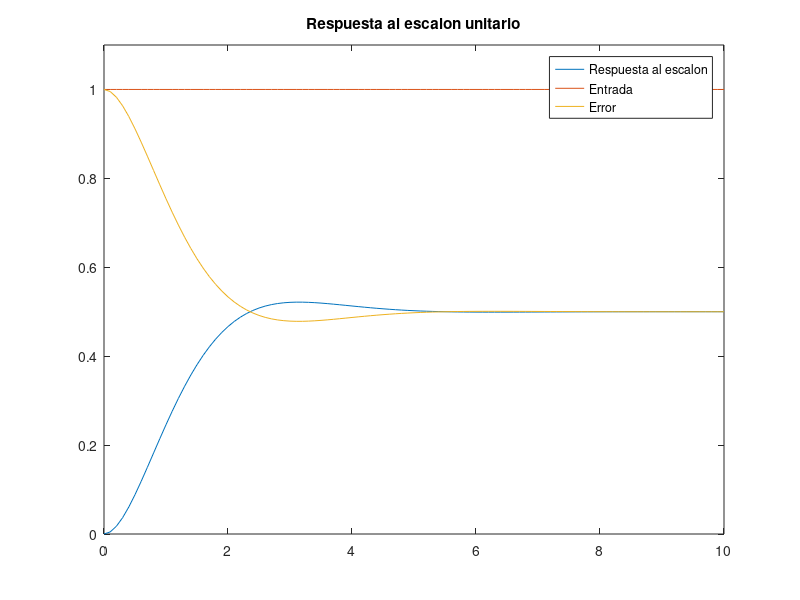
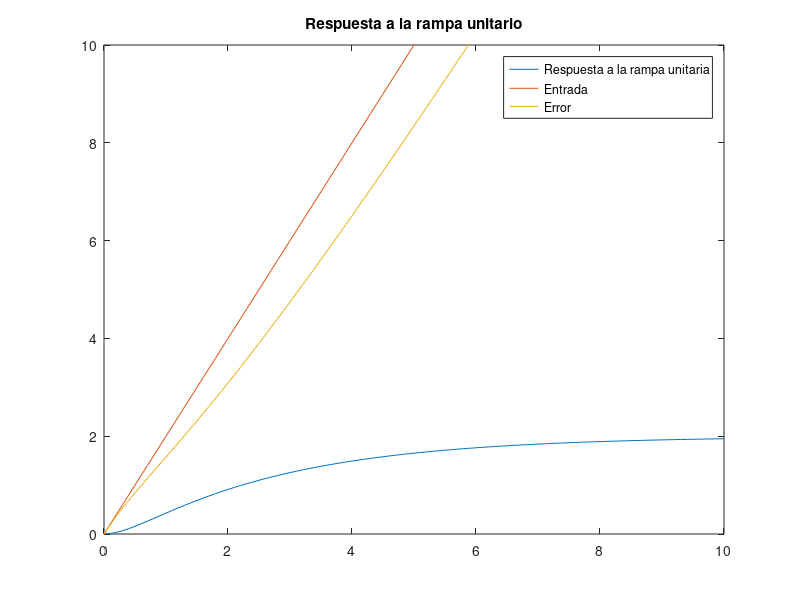
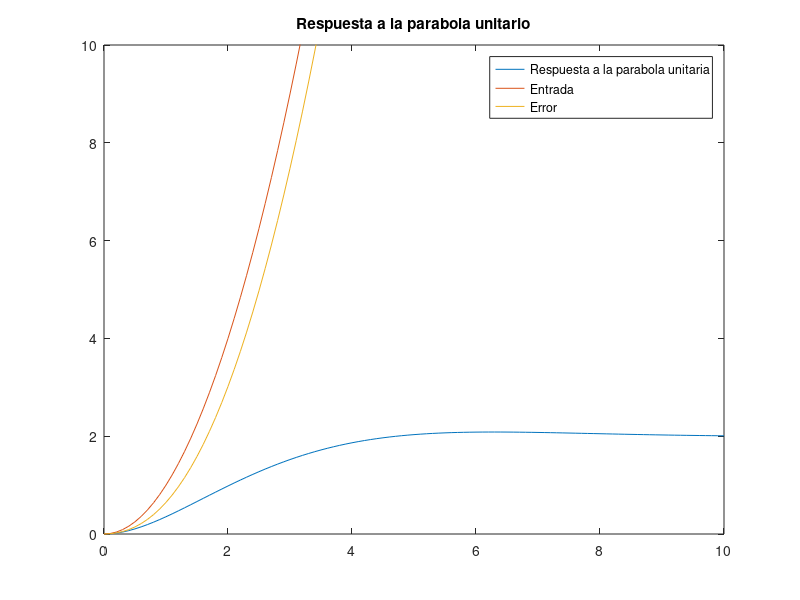
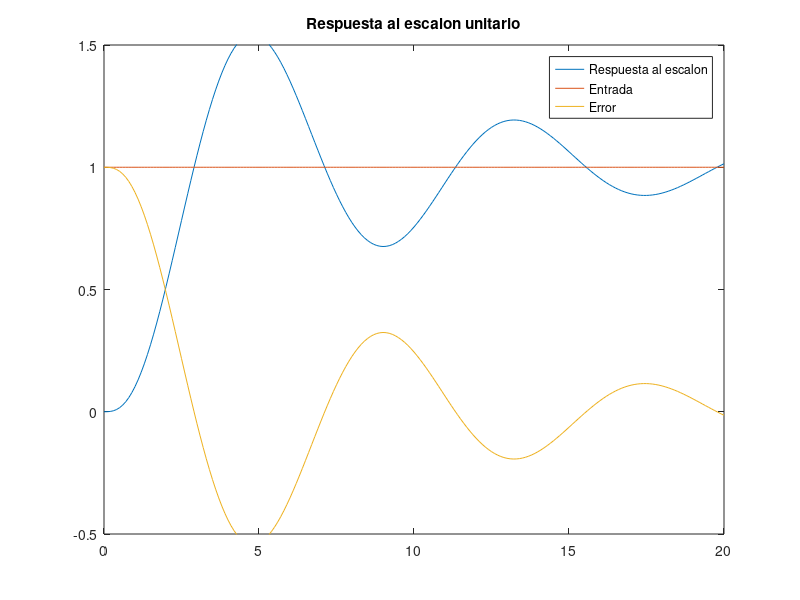

MATLAB code for these plots, in order:
%% Procedimiento A
clc, clear, close all
s = 0:0.1:40;             %Vector s
Gp = 1./((s+1).*(s+1));   %Funcion de transferencia
Kp = Gp(1);               %Aplicacion del teorema de valor final
essp = 1/(1+Kp);          %Error de posicion

Gv = s./((s+1).*(s+1));   %Funcion de transferencia
Kv = Gv(1);               %Aplicacion del teorema de valor final
essv = 1/(Kv);            %Error de velocidad

Ga = s.^2./((s+1).*(s+1));%Funcion de transferencia
Ka = Ga(1);               %Aplicacion del teorema de valor final
essa = 1/(Ka);            %Error de aceleracion

% Comportamiento del sistema en lazo cerrado para ESCALON UNITARIO
s = tf('s');                %Variable complejo
t=0:0.1:10;                 %Vector independiente
[~,tam] = size(t);          %Dimensionamiento
t1 = ones(1,tam);           %Funcion ESCALON UNITARIO
Gp = 1/((s+1)*(s+1));       %Sistema 
Gplc = feedback(Gp,1,-1);   %Sistema en lazo cerrado
[y,t]=lsim(Gplc,t1,t);      %Respuesta al ESCALON UNITARIO
e = t1'-y;                  %Vector de error
figure
plot(t,y)                   %Grfica RESPUESTA AL ESCALON UNITARIO (SALIDA)
hold on
plot(t,t1)                  %Grafica ESCALON UNITARIO (ENTRADA)
plot(t,e);                  %Grafica Error ESCALON UNITARIO (Error)
legend('Respuesta al escalon','Entrada','Error')
title('Respuesta al escalon unitario')
axis([0 10 0 1.1])

% Comportamiento del sistema en lazo cerrado para RAMPA
s = tf('s');                %Variable complejo
t=0:0.1:10;                 %Vector independiente
alpha=2;                    %Pendiente de la funcion RAMPA
ramp=alpha*t;               %Funcion RAMPA
Gv = s/((s+1)*(s+1));
Gvlc = feedback(Gv,1,-1);  %Sistema en lazo cerrado
[y,t]=lsim(Gvlc,ramp,t);      %Respuesta a la RAMPA UNITARIA
e = ramp'-y;                  %Vector de error
figure
plot(t,y)                   %Grfica RESPUESTA A LA RAMPA UNITARIA (SALIDA)
hold on
plot(t,ramp)                  %Grafica RAMPA UNITARIA (ENTRADA)
plot(t,e);                  %Grafica Error RAMPA UNITARIA (Error)
legend('Respuesta a la rampa unitaria','Entrada','Error')
title('Respuesta a la rampa unitario')
axis([0 10 0 10])

% Comportamiento del sistema en lazo cerrado para PARABOLA
s = tf('s');                %Variable complejo
t=0:0.1:10;                 %Vector independiente
parabola=t.^2;               %Funcion PARABOLA
Ga = s^2/((s+1)*(s+1));
Galc = feedback(Ga,1,-1);   %Sistema en lazo cerrado
[y,t]=lsim(Galc,parabola,t);%Respuesta a la PARABOLA UNITARIA
e = parabola'-y;            %Vector de error
figure
plot(t,y)                   %Grfica RESPUESTA AL PARABOLA UNITARIO (SALIDA)
hold on
plot(t,parabola)            %Grafica PARABOLA UNITARIO (ENTRADA)
plot(t,e);                  %Grafica Error PARABOLA UNITARIO (Error)
legend('Respuesta a la parabola unitaria','Entrada','Error')
title('Respuesta a la parabola unitario')
axis([0 10 0 10])


%% Procedimiento B
clc, clear, close all
s = 0:0.1:40;           %Vector s
Gp = 1./(s.*((s+1).*(s+1)));  %Funcion de transferencia
Kp = Gp(1);              %Aplicacion del teorema de valor final
essp = 1/(1+Kp);        %Error de posicion

Gv = 1./((s+1).*(s+1));  %Funcion de transferencia
Kv = Gv(1);              %Aplicacion del teorema de valor final
essv = 1/(Kv);           %Error de velocidad

Ga = s./(((s+1).*(s+1)));  %Funcion de transferencia
Ka = Ga(1);              %Aplicacion del teorema de valor final
essa = 1/(Ka);         %Error de aceleracion

% Comportamiento del sistema en lazo cerrado para ESCALON UNITARIO
s = tf('s');                %Variable complejo
t=0:0.1:20;                 %Vector independiente
[~,tam] = size(t);          %Dimensionamiento
t1 = ones(1,tam);           %Funcion ESCALON UNITARIO
Gp = 1/(s.*(s+1)*(s+1));       %Sistema 
Gplc = feedback(Gp,1,-1);   %Sistema en lazo cerrado
[y,t]=lsim(Gplc,t1,t);      %Respuesta al ESCALON UNITARIO
e = t1'-y;                  %Vector de error
figure
plot(t,y)                   %Grfica RESPUESTA AL ESCALON UNITARIO (SALIDA)
hold on
plot(t,t1)                  %Grafica ESCALON UNITARIO (ENTRADA)
plot(t,e);                  %Grafica Error ESCALON UNITARIO (Error)
legend('Respuesta al escalon','Entrada','Error')
title('Respuesta al escalon unitario')
axis([0 20 -0.5 1.5])

% Comportamiento del sistema en lazo cerrado para RAMPA
s = tf('s');                %Variable complejo
t=0:0.1:20;                 %Vector independiente
alpha=2;                    %Pendiente de la funcion RAMPA
ramp=alpha*t;               %Funcion RAMPA
Gv = 1/(((s+1)*(s+1)));
Gvlc = feedback(Gv,1,-1);  %Sistema en lazo cerrado
[y,t]=lsim(Gvlc,ramp,t);      %Respuesta a la RAMPA UNITARIA
e = ramp'-y;                  %Vector de error
figure
plot(t,y)                   %Grfica RESPUESTA A LA RAMPA UNITARIA (SALIDA)
hold on
plot(t,ramp)                  %Grafica RAMPA UNITARIA (ENTRADA)
plot(t,e);                  %Grafica Error RAMPA UNITARIA (Error)
legend('Respuesta a la rampa unitaria','Entrada','Error')
title('Respuesta a la rampa unitario')
axis([0 10 0 15])

% Comportamiento del sistema en lazo cerrado para PARABOLA
s = tf('s');                %Variable complejo
t=0:0.1:20;                 %Vector independiente
parabola=t.^2;               %Funcion PARABOLA
Ga = s/(((s+1)*(s+1)));
Galc = feedback(Ga,1,-1);   %Sistema en lazo cerrado
[y,t]=lsim(Galc,parabola,t);%Respuesta a la PARABOLA UNITARIA
e = parabola'-y;            %Vector de error
figure
plot(t,y)                   %Grfica RESPUESTA AL PARABOLA UNITARIO (SALIDA)
hold on
plot(t,parabola)            %Grafica PARABOLA UNITARIO (ENTRADA)
plot(t,e);                  %Grafica Error PARABOLA UNITARIO (Error)
legend('Respuesta a la parabola unitaria','Entrada','Error')
title('Respuesta a la parabola unitario')
axis([0 10 0 15])

%% Procedimiento C
clc, clear, close all
s = 0:0.1:40;           %Vector s
Gp = (30.*(s+3).*(s+4).*(s+8))./((s.^2).*((s+19).*(s+15)));  %Funcion de transferencia
Kp = Gp(1);              %Aplicacion del teorema de valor final
essp = 1/(1+Kp);        %Error de posicion

Gv = (30.*(s+3).*(s+4).*(s+8))./((s).*((s+19).*(s+15)));  %Funcion de transferencia
Kv = Gv(1);              %Aplicacion del teorema de valor final
essv = 1/(Kv);           %Error de velocidad

Ga = (30.*(s+3).*(s+4).*(s+8))./((1).*((s+19).*(s+15)));  %Funcion de transferencia
Ka = Ga(1);              %Aplicacion del teorema de valor final
essa = 1/(Ka);         %Error de aceleracion

% Comportamiento del sistema en lazo cerrado para ESCALON UNITARIO
s = tf('s');                %Variable complejo
t=0:0.1:20;                 %Vector independiente
[~,tam] = size(t);          %Dimensionamiento
t1 = ones(1,tam);           %Funcion ESCALON UNITARIO
Gp = (30*(s+3)*(s+4)*(s+8))/((s^2)*((s+19)*(s+15)));       %Sistema 
Gplc = feedback(Gp,1,-1);   %Sistema en lazo cerrado
[y,t]=lsim(Gplc,t1,t);      %Respuesta al ESCALON UNITARIO
e = t1'-y;                  %Vector de error
figure
plot(t,y)                   %Grfica RESPUESTA AL ESCALON UNITARIO (SALIDA)
hold on
plot(t,t1)                  %Grafica ESCALON UNITARIO (ENTRADA)
plot(t,e);                  %Grafica Error ESCALON UNITARIO (Error)
legend('Respuesta al escalon','Entrada','Error')
title('Respuesta al escalon unitario')
axis([0 20 -0.5 1.5])

% Comportamiento del sistema en lazo cerrado para RAMPA
s = tf('s');                %Variable complejo
t=0:0.1:20;                 %Vector independiente
alpha=2;                    %Pendiente de la funcion RAMPA
ramp=alpha*t;               %Funcion RAMPA
Gv = (30*(s+3)*(s+4)*(s+8))/((s)*((s+19)*(s+15))); 
Gvlc = feedback(Gv,1,-1);  %Sistema en lazo cerrado
[y,t]=lsim(Gvlc,ramp,t);      %Respuesta a la RAMPA UNITARIA
e = ramp'-y;                  %Vector de error
figure
plot(t,y)                   %Grfica RESPUESTA A LA RAMPA UNITARIA (SALIDA)
hold on
plot(t,ramp)                  %Grafica RAMPA UNITARIA (ENTRADA)
plot(t,e);                  %Grafica Error RAMPA UNITARIA (Error)
legend('Respuesta a la rampa unitaria','Entrada','Error')
title('Respuesta a la rampa unitario')
axis([0 10 0 15])

% Comportamiento del sistema en lazo cerrado para PARABOLA
s = tf('s');                %Variable complejo
t=0:0.1:20;                 %Vector independiente
parabola=t.^2;               %Funcion PARABOLA
Ga = (30*(s+3)*(s+4)*(s+8))/((1)*((s+19)*(s+15)));
Galc = feedback(Ga,1,-1);   %Sistema en lazo cerrado
[y,t]=lsim(Galc,parabola,t);%Respuesta a la PARABOLA UNITARIA
e = parabola'-y;            %Vector de error
figure
plot(t,y)                   %Grfica RESPUESTA AL PARABOLA UNITARIO (SALIDA)
hold on
plot(t,parabola)            %Grafica PARABOLA UNITARIO (ENTRADA)
plot(t,e);                  %Grafica Error PARABOLA UNITARIO (Error)
legend('Respuesta a la parabola unitaria','Entrada','Error')
title('Respuesta a la parabola unitario')
axis([0 10 0 15])

%% Procedimiento D
clc, clear, close all
s = 0:0.1:40;           %Vector s
Gp = (30.*(s+3).*(s+2).*(s+1))./((s.^3).*((s+5).*(s+5)));  %Funcion de transferencia
Kp = Gp(1);              %Aplicacion del teorema de valor final
essp = 1/(1+Kp);        %Error de posicion

Gv = (30.*(s+3).*(s+2).*(s+1))./((s.^2).*((s+5).*(s+5)));  %Funcion de transferencia
Kv = Gv(1);              %Aplicacion del teorema de valor final
essv = 1/(Kv);           %Error de velocidad

Ga = (30.*(s+3).*(s+2).*(s+1))./((s).*((s+5).*(s+5)));  %Funcion de transferencia
Ka = Ga(1);              %Aplicacion del teorema de valor final
essa = 1/(Ka);         %Error de aceleracion

% Comportamiento del sistema en lazo cerrado para ESCALON UNITARIO
s = tf('s');                %Variable complejo
t=0:0.1:20;                 %Vector independiente
[~,tam] = size(t);          %Dimensionamiento
t1 = ones(1,tam);           %Funcion ESCALON UNITARIO
Gp = (30*(s+3)*(s+2)*(s+1))/((s^3)*((s+5)*(s+5)));       %Sistema 
Gplc = feedback(Gp,1,-1);   %Sistema en lazo cerrado
[y,t]=lsim(Gplc,t1,t);      %Respuesta al ESCALON UNITARIO
e = t1'-y;                  %Vector de error
figure
plot(t,y)                   %Grfica RESPUESTA AL ESCALON UNITARIO (SALIDA)
hold on
plot(t,t1)                  %Grafica ESCALON UNITARIO (ENTRADA)
plot(t,e);                  %Grafica Error ESCALON UNITARIO (Error)
legend('Respuesta al escalon','Entrada','Error')
title('Respuesta al escalon unitario')
axis([0 20 -0.5 1.5])

% Comportamiento del sistema en lazo cerrado para RAMPA
s = tf('s');                %Variable complejo
t=0:0.1:20;                 %Vector independiente
alpha=2;                    %Pendiente de la funcion RAMPA
ramp=alpha*t;               %Funcion RAMPA
Gv = (30*(s+3)*(s+2)*(s+1))/((s^2)*((s+5)*(s+5)));   
Gvlc = feedback(Gv,1,-1);  %Sistema en lazo cerrado
[y,t]=lsim(Gvlc,ramp,t);      %Respuesta a la RAMPA UNITARIA
e = ramp'-y;                  %Vector de error
figure
plot(t,y)                   %Grfica RESPUESTA A LA RAMPA UNITARIA (SALIDA)
hold on
plot(t,ramp)                  %Grafica RAMPA UNITARIA (ENTRADA)
plot(t,e);                  %Grafica Error RAMPA UNITARIA (Error)
legend('Respuesta a la rampa unitaria','Entrada','Error')
title('Respuesta a la rampa unitario')
axis([0 10 0 15])

% Comportamiento del sistema en lazo cerrado para PARABOLA
s = tf('s');                %Variable complejo
t=0:0.01:20;                 %Vector independiente
parabola=(1*t).^2;               %Funcion PARABOLA
Ga = (30*(s+3)*(s+2)*(s+1))/((s)*((s+5)*(s+5)));   
Galc = feedback(Ga,1,-1);   %Sistema en lazo cerrado
[y,t]=lsim(Galc,parabola,t);%Respuesta a la PARABOLA UNITARIA
e = parabola'-y;            %Vector de error
figure
plot(t,y)                   %Grfica RESPUESTA AL PARABOLA UNITARIO (SALIDA)
hold on
plot(t,parabola)            %Grafica PARABOLA UNITARIO (ENTRADA)
plot(t,e);                  %Grafica Error PARABOLA UNITARIO (Error)
legend('Respuesta a la parabola unitaria','Entrada','Error')
title('Respuesta a la parabola unitario')
axis([0 20 0 15])
